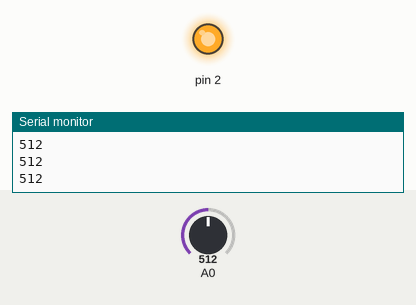
Simulated run of this sketch. Board: Arduino Uno, built with avr-gcc and run on an emulated ATmega328P. Shown: output pins drawn as LEDs (lit = HIGH), the last lines printed to the serial monitor. The test bench sets the inputs (shaded band); at power-on: A0 = 512.

Above: at 1.2 s.
1.3 s: A0 set to 91
2.8 s: A0 set to 81
At 3.2 s:
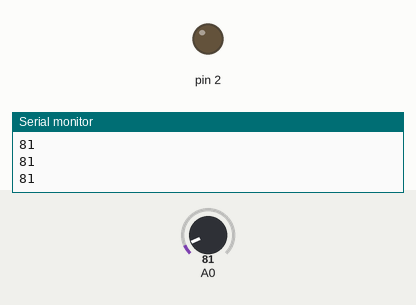
4.3 s: A0 set to 122
At 5.5 s:
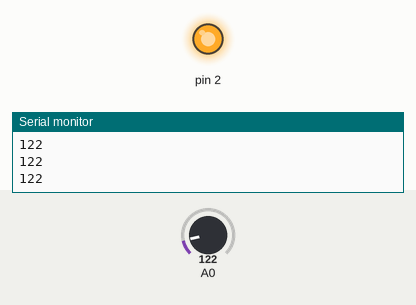
5.8 s: A0 set to 76
At 6.7 s:
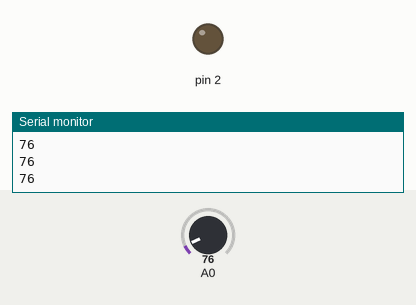
Timing chart, 0 to 8.3 s (numbered marks = the images above; inputs shaded):
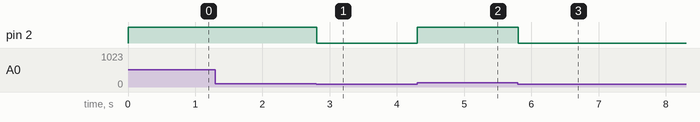

The sketch:

light-sensor-led.ino
```cpp
void setup(){
 pinMode(A0,INPUT);
 pinMode(2,OUTPUT);
 Serial.begin(9600);
}

void loop() {
 int m=analogRead(A0);
 Serial.println(m);
 if (m>86)
  digitalWrite(2,1);
 else
  digitalWrite(2,0);
}
```

Measured:
- the behaviour switches between 87 and 86 on A0 (found by bisection; images 0 and 1)
- after the input at 2.8 s, pin 2: HIGH → LOW at once
- after the input at 4.3 s, pin 2: LOW → HIGH at once
- after the input at 5.8 s, pin 2: HIGH → LOW at once
